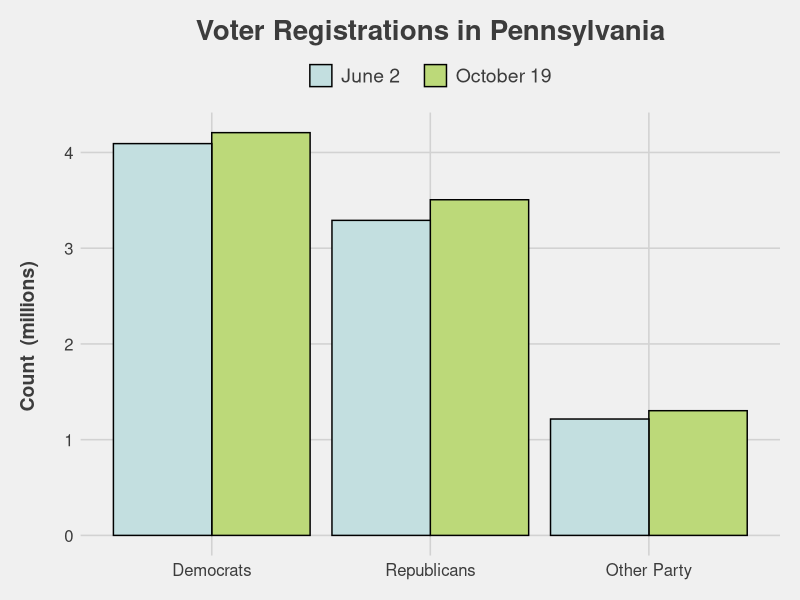
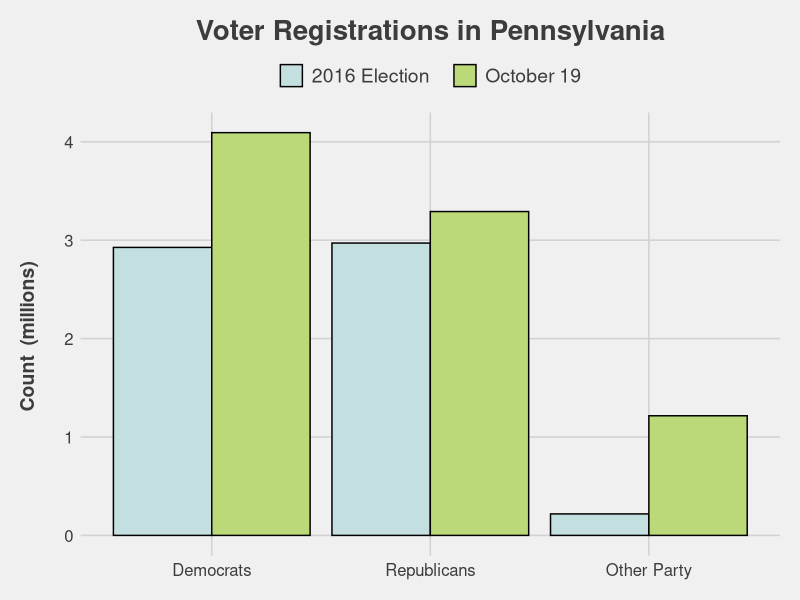
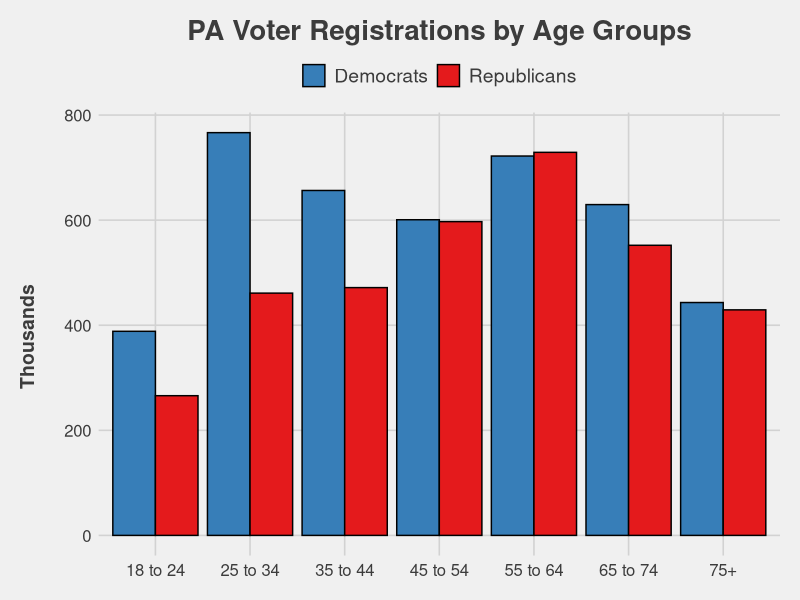
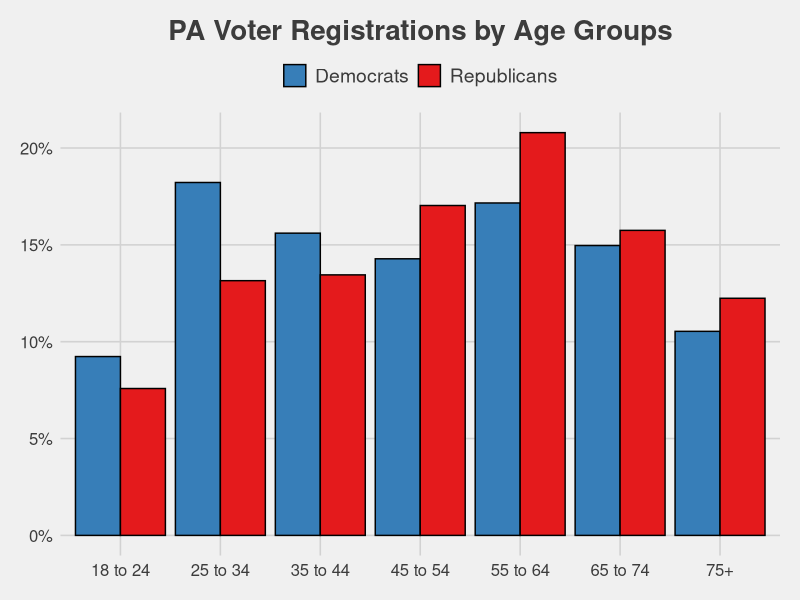
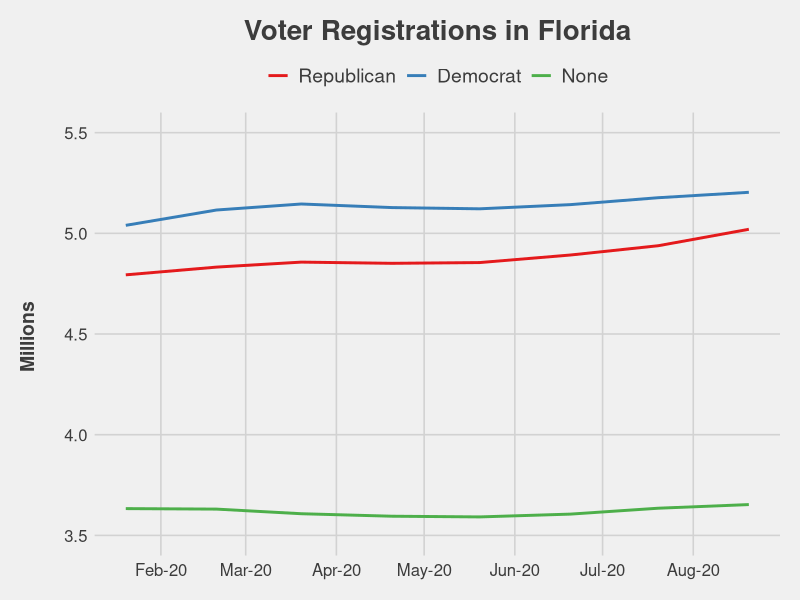
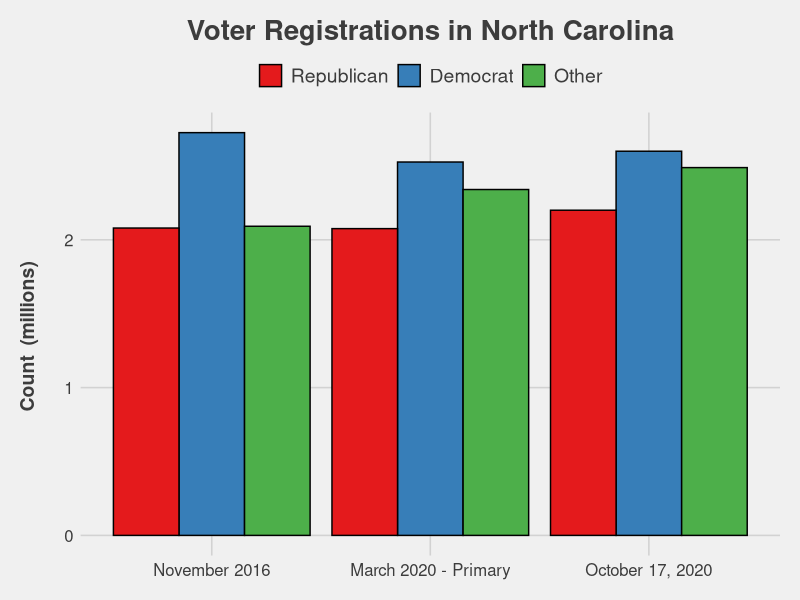

Generate these figures, in order, with R:
## voter_counts.R
## Last edited by Tal Roded, 10/22/20
######################################
library(tidyverse)
library(readxl)
library(ggthemes)
library(RColorBrewer)
library(Cairo)

setwd("C:/Users/trode/Desktop/VisualizeCuriosity/voter_counts")

#######################
## PA Counts
#######################
####
## Compare October voter counts to June (primary) voter counts - has either party gained an edge?
####
pa_oct_count <- read_excel("pa_voter_counts.xlsx", col_names = TRUE, sheet = "Reg Voter")
pa_oct_count <- pa_oct_count %>%
  mutate(thirdParty = no_party_voters + other_voters, 
         date = "October count")

pa_jun_count <- read_excel("pa_voter_counts.xlsx", col_names = TRUE, sheet = "jun_reg_voter")
pa_jun_count <- pa_jun_count %>%
  mutate(date = "June count")

pa_16_count <- read_excel("pa_voter_counts.xlsx", col_names = TRUE, sheet = "last_reg_voter")
pa_16_count <- pa_16_count %>%
  mutate(date = "2016 count")

pa_counts <- bind_rows(pa_oct_count, pa_jun_count)

pa_counts_long <- pa_counts %>%
  gather(Party, Count, c(dem_voters, rep_voters, thirdParty)) %>%
  filter(County=="Total")

CairoPNG(filename = "philly_counts_ts.png", width = 640, height = 480)
ggplot(pa_counts_long) + geom_bar(aes(x=Party, y=Count, fill=date), color="black", stat="identity", position = position_dodge())+ 
  theme_fivethirtyeight() + theme(legend.title = element_blank()) + theme(legend.position = "top") + theme(legend.text = element_text(size=14)) + 
  scale_fill_manual(values = c("#C3DFE0", "#BCD979"), labels = c("June 2   ", "October 19")) + 
  theme(axis.text = element_text(size=12)) + scale_x_discrete(labels = c("Democrats", "Republicans", "Other Party")) + 
  scale_y_continuous(labels = c("0", "1", "2", "3", "4")) + labs(y = "Count  (millions) \n", title = "Voter Registrations in Pennsylvania") + 
  theme(axis.title.y = element_text(size=14, face="bold")) + theme(plot.title = element_text(hjust=0.5, size=20))
dev.off()

pa_counts_16 <- bind_rows(pa_16_count, pa_jun_count)

pa_counts_long_16 <- pa_counts_16 %>%
  gather(Party, Count, c(dem_voters, rep_voters, thirdParty)) %>%
  filter(County=="Total")

CairoPNG(filename = "philly_counts_ts_2016.png", width = 640, height = 480)
ggplot(pa_counts_long_16) + geom_bar(aes(x=Party, y=Count, fill=date), color="black", stat="identity", position = position_dodge())+ 
  theme_fivethirtyeight() + theme(legend.title = element_blank()) + theme(legend.position = "top") + theme(legend.text = element_text(size=14)) + 
  scale_fill_manual(values = c("#C3DFE0", "#BCD979"), labels = c("2016 Election   ", "October 19")) + 
  theme(axis.text = element_text(size=12)) + scale_x_discrete(labels = c("Democrats", "Republicans", "Other Party")) + 
  scale_y_continuous(labels = c("0", "1", "2", "3", "4")) + labs(y = "Count  (millions) \n", title = "Voter Registrations in Pennsylvania") + 
  theme(axis.title.y = element_text(size=14, face="bold")) + theme(plot.title = element_text(hjust=0.5, size=20))
dev.off()

####
## Compare R vs D voter counts by age - is one group particularly younger/older than the other? Which age brackets
##  does each party have advantage in?
####
pa_voters_age_d <- read_excel("pa_voter_counts.xlsx", col_names = TRUE, sheet = "Dem by Age")
pa_voters_age_r <- read_excel("pa_voter_counts.xlsx", col_names = TRUE, sheet = "Rep by Age")

pa_age <- bind_rows(pa_voters_age_d, pa_voters_age_r)

## Raw Count Totals
pa_age_long_counts <- pa_age %>%
  gather(Age, Count, c("18 to 24":"75+")) %>%
  filter(County=="Totals")

CairoPNG(filename = "philly_ages.png", width = 640, height = 480)
ggplot(pa_age_long_counts) + geom_bar(aes(x=Age, y=Count, fill=Party), color="black", stat="identity", position = position_dodge()) + 
  theme_fivethirtyeight() + theme(legend.title = element_blank()) + theme(legend.position = "top") + theme(legend.text = element_text(size=14)) + 
  scale_fill_brewer(palette = "Set1", labels = c("Democrats", "Republicans"), direction = -1) + 
  theme(axis.text = element_text(size=12)) + labs(y = "Thousands \n", title = "PA Voter Registrations by Age Groups") + 
  theme(axis.title.y = element_text(size=14, face="bold")) + theme(plot.title = element_text(hjust=0.5, size=20)) + 
  scale_y_continuous(labels = c("0", "200", "400", "600", "800"))
dev.off()

## Percents
pa_age_long_per <- pa_age %>%
  gather(Age, Count, c("18 to 24":"75+")) %>%
  filter(County=="Percents")

CairoPNG(filename = "philly_ages_perc.png", width = 640, height = 480)
ggplot(pa_age_long_per) + geom_bar(aes(x=Age, y=Count, fill=Party), color="black", stat="identity", position = position_dodge()) + 
  theme_fivethirtyeight() + theme(legend.title = element_blank()) + theme(legend.position = "top") + theme(legend.text = element_text(size=14)) + 
  scale_fill_brewer(palette = "Set1", labels = c("Democrats", "Republicans"), direction = -1) + 
  theme(axis.text = element_text(size=12)) + labs(title = "PA Voter Registrations by Age Groups") + 
  theme(plot.title = element_text(hjust=0.5, size=20)) + scale_y_continuous(labels = c("0%", "5%", "10%", "15%", "20%"))
dev.off()

#######################
## FL Counts
#######################
x <- c("January", "February", "March", "April", "May", "June", "July", "August", "September", "October", "November", "December")
for (val in x) {
  nam <- paste("fl_voters_", val, sep = "")
  assign(nam, read_excel("fl_voter_counts.xlsx", col_names = TRUE, sheet = val, skip = 3))
  #assign(nam, mutate(paste("fl_voters_",val,"$","thirdParty", sep = "") = paste("fl_voters_",val,"$","`Minor Party`", sep = "") + paste("fl_voters_",val,"$","`No Party Affiliation`", sep = "")))
}

fl_ts <- read_excel("fl_voter_counts.xlsx", col_names = TRUE, sheet = "cleaned")

fl_ts_long <- fl_ts %>%
  gather(Party, Count, c(republican, xdemocrat, znone)) %>%
  mutate(Count = Count/1000000)

fl_ts_long$date <- as.Date(fl_ts_long$date)

CairoPNG(filename = "fl_ts.png", width = 640, height = 480)
ggplot(fl_ts_long) + geom_line(aes(x=date, y=Count, color=Party), size=1) + 
  theme_fivethirtyeight() + theme(legend.title = element_blank()) + theme(legend.position = "top") + theme(legend.text = element_text(size=14)) + 
  scale_color_brewer(palette = "Set1", labels = c("Republican", "Democrat", "None")) + 
  theme(axis.text = element_text(size=12)) + labs(y = "Millions \n", title = "Voter Registrations in Florida") + 
  theme(axis.title.y = element_text(size=14, face="bold")) + theme(plot.title = element_text(hjust=0.5, size=20)) + 
  ylim(3.5, 5.5) + scale_x_date(date_labels = "%b-%y", date_breaks = "1 month")
dev.off()


#######################
## NC Counts
#######################
####
nc_count <- read_excel("nc_voter_counts.xlsx", col_names = TRUE)

nc_count_long <- nc_count %>%
  gather(Party, Count, c(xdem_voter, rep_voter, zother_voter))

nc_count_long$date <- factor(nc_count_long$date, levels = c("November 2016", "March Primary", "October 17"))

CairoPNG(filename = "nc_counts.png", width = 640, height = 480)
ggplot(nc_count_long) + geom_bar(aes(x=date, y=Count, fill=Party), color="black", stat="identity", position = position_dodge())+ 
  theme_fivethirtyeight() + theme(legend.title = element_blank()) + theme(legend.position = "top") + theme(legend.text = element_text(size=14)) + 
  scale_fill_brewer(palette = "Set1", labels = c("Republican", "Democrat", "Other"))+ 
  theme(axis.text = element_text(size=12)) + scale_x_discrete(labels = c("November 2016", "March 2020 - Primary", "October 17, 2020")) + 
  scale_y_continuous(labels = c("0", "1", "2", "3")) + labs(y = "Count  (millions) \n", title = "Voter Registrations in North Carolina") + 
  theme(axis.title.y = element_text(size=14, face="bold")) + theme(plot.title = element_text(hjust=0.5, size=20))
dev.off()
